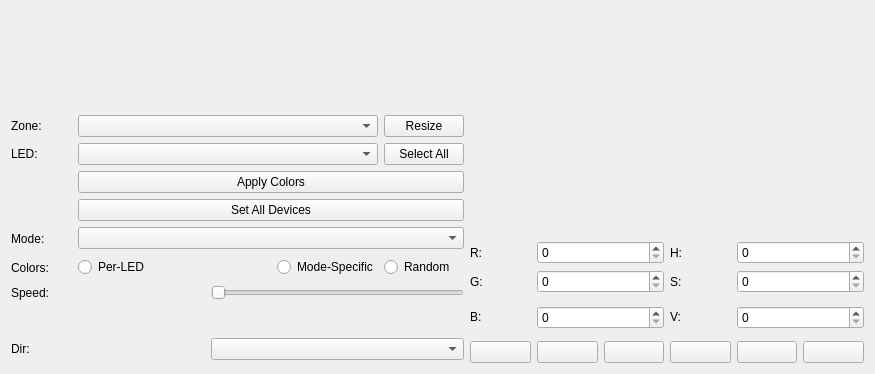
<?xml version="1.0" encoding="UTF-8"?>
<ui version="4.0">
 <class>DevicePage</class>
 <widget class="QWidget" name="DevicePage">
  <property name="geometry">
   <rect>
    <x>0</x>
    <y>0</y>
    <width>875</width>
    <height>374</height>
   </rect>
  </property>
  <property name="windowTitle">
   <string>Form</string>
  </property>
  <layout class="QGridLayout" name="gridLayout">
   <item row="0" column="0" colspan="12">
    <widget class="DeviceView" name="DeviceViewBox" native="true">
     <property name="sizePolicy">
      <sizepolicy hsizetype="MinimumExpanding" vsizetype="MinimumExpanding">
       <horstretch>0</horstretch>
       <verstretch>0</verstretch>
      </sizepolicy>
     </property>
     <property name="minimumSize">
      <size>
       <width>0</width>
       <height>0</height>
      </size>
     </property>
    </widget>
   </item>
   <item row="1" column="0">
    <widget class="QLabel" name="ZoneLabel">
     <property name="text">
      <string>Zone:</string>
     </property>
    </widget>
   </item>
   <item row="1" column="1" colspan="4">
    <widget class="QComboBox" name="ZoneBox"/>
   </item>
   <item row="1" column="5">
    <widget class="QPushButton" name="ResizeButton">
     <property name="text">
      <string>Resize</string>
     </property>
    </widget>
   </item>
   <item row="1" column="6" rowspan="5" colspan="6">
    <widget class="ColorWheel" name="ColorWheelBox" native="true">
     <property name="sizePolicy">
      <sizepolicy hsizetype="Preferred" vsizetype="Preferred">
       <horstretch>0</horstretch>
       <verstretch>0</verstretch>
      </sizepolicy>
     </property>
    </widget>
   </item>
   <item row="2" column="0">
    <widget class="QLabel" name="LEDLabel">
     <property name="text">
      <string>LED:</string>
     </property>
    </widget>
   </item>
   <item row="2" column="1" colspan="4">
    <widget class="QComboBox" name="LEDBox"/>
   </item>
   <item row="2" column="5">
    <widget class="QPushButton" name="SelectAllLEDsButton">
     <property name="text">
      <string>Select All</string>
     </property>
    </widget>
   </item>
   <item row="3" column="1" colspan="5">
    <widget class="QPushButton" name="ApplyColorsButton">
     <property name="text">
      <string>Apply Colors</string>
     </property>
    </widget>
   </item>
   <item row="4" column="1" colspan="5">
    <widget class="QPushButton" name="SetAllButton">
     <property name="text">
      <string>Set All Devices</string>
     </property>
    </widget>
   </item>
   <item row="5" column="0" rowspan="2">
    <widget class="QLabel" name="ModeLabel">
     <property name="text">
      <string>Mode:</string>
     </property>
    </widget>
   </item>
   <item row="5" column="1" rowspan="2" colspan="5">
    <widget class="QComboBox" name="ModeBox"/>
   </item>
   <item row="6" column="6" rowspan="2">
    <widget class="QLabel" name="RedLabel">
     <property name="text">
      <string>R:</string>
     </property>
    </widget>
   </item>
   <item row="6" column="7" rowspan="2" colspan="2">
    <widget class="QSpinBox" name="RedSpinBox">
     <property name="maximum">
      <number>255</number>
     </property>
    </widget>
   </item>
   <item row="6" column="9" rowspan="2">
    <widget class="QLabel" name="HueLabel">
     <property name="text">
      <string>H:</string>
     </property>
    </widget>
   </item>
   <item row="6" column="10" rowspan="2" colspan="2">
    <widget class="QSpinBox" name="HueSpinBox">
     <property name="maximum">
      <number>359</number>
     </property>
    </widget>
   </item>
   <item row="7" column="0" rowspan="2">
    <widget class="QLabel" name="ColorLabel">
     <property name="text">
      <string>Colors:</string>
     </property>
    </widget>
   </item>
   <item row="7" column="1" rowspan="2" colspan="3">
    <widget class="QRadioButton" name="PerLEDCheck">
     <property name="text">
      <string>Per-LED</string>
     </property>
    </widget>
   </item>
   <item row="7" column="4" rowspan="2">
    <widget class="QRadioButton" name="ModeSpecificCheck">
     <property name="text">
      <string>Mode-Specific</string>
     </property>
    </widget>
   </item>
   <item row="7" column="5" rowspan="2">
    <widget class="QRadioButton" name="RandomCheck">
     <property name="text">
      <string>Random</string>
     </property>
    </widget>
   </item>
   <item row="8" column="6" rowspan="2">
    <widget class="QLabel" name="GreenLabel">
     <property name="text">
      <string>G:</string>
     </property>
    </widget>
   </item>
   <item row="8" column="7" rowspan="2" colspan="2">
    <widget class="QSpinBox" name="GreenSpinBox">
     <property name="maximum">
      <number>255</number>
     </property>
    </widget>
   </item>
   <item row="8" column="9" rowspan="2">
    <widget class="QLabel" name="SatLabel">
     <property name="text">
      <string>S:</string>
     </property>
    </widget>
   </item>
   <item row="8" column="10" rowspan="2" colspan="2">
    <widget class="QSpinBox" name="SatSpinBox">
     <property name="maximum">
      <number>255</number>
     </property>
    </widget>
   </item>
   <item row="9" column="0" rowspan="2" colspan="2">
    <widget class="QLabel" name="SpeedLabel">
     <property name="text">
      <string>Speed:</string>
     </property>
    </widget>
   </item>
   <item row="9" column="3" rowspan="2" colspan="3">
    <widget class="QSlider" name="SpeedSlider">
     <property name="orientation">
      <enum>Qt::Horizontal</enum>
     </property>
    </widget>
   </item>
   <item row="10" column="6" rowspan="3">
    <widget class="QLabel" name="BlueLabel">
     <property name="text">
      <string>B:</string>
     </property>
    </widget>
   </item>
   <item row="10" column="9" rowspan="3">
    <widget class="QLabel" name="ValLabel">
     <property name="text">
      <string>V:</string>
     </property>
    </widget>
   </item>
   <item row="11" column="7" colspan="2">
    <widget class="QSpinBox" name="BlueSpinBox">
     <property name="maximum">
      <number>255</number>
     </property>
    </widget>
   </item>
   <item row="11" column="10" colspan="2">
    <widget class="QSpinBox" name="ValSpinBox">
     <property name="maximum">
      <number>255</number>
     </property>
    </widget>
   </item>
   <item row="12" column="0" rowspan="2" colspan="3">
    <widget class="QLabel" name="DirectionLabel">
     <property name="text">
      <string>Dir:</string>
     </property>
    </widget>
   </item>
   <item row="12" column="3" rowspan="2" colspan="3">
    <widget class="QComboBox" name="DirectionBox"/>
   </item>
   <item row="13" column="6">
    <widget class="QPushButton" name="ButtonRed">
     <property name="text">
      <string/>
     </property>
    </widget>
   </item>
   <item row="13" column="7">
    <widget class="QPushButton" name="ButtonYellow">
     <property name="text">
      <string/>
     </property>
    </widget>
   </item>
   <item row="13" column="8">
    <widget class="QPushButton" name="ButtonGreen">
     <property name="text">
      <string/>
     </property>
    </widget>
   </item>
   <item row="13" column="9">
    <widget class="QPushButton" name="ButtonCyan">
     <property name="text">
      <string/>
     </property>
    </widget>
   </item>
   <item row="13" column="10">
    <widget class="QPushButton" name="ButtonBlue">
     <property name="text">
      <string/>
     </property>
    </widget>
   </item>
   <item row="13" column="11">
    <widget class="QPushButton" name="ButtonMagenta">
     <property name="text">
      <string/>
     </property>
    </widget>
   </item>
  </layout>
 </widget>
 <customwidgets>
  <customwidget>
   <class>DeviceView</class>
   <extends>QWidget</extends>
   <header location="global">DeviceView.h</header>
   <container>1</container>
  </customwidget>
  <customwidget>
   <class>ColorWheel</class>
   <extends>QWidget</extends>
   <header location="global">ColorWheel.h</header>
   <container>1</container>
   <slots>
    <signal>colorChanged(QColor)</signal>
   </slots>
  </customwidget>
 </customwidgets>
 <resources/>
 <connections/>
</ui>
